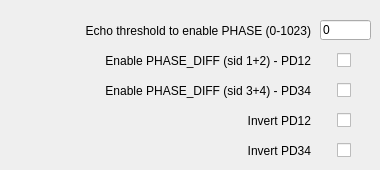
   <widget class="QWidget" name="tab_8">
    <attribute name="title">
     <string>4D ULS</string>
    </attribute>
    <widget class="CustomControls::LineEdit" name="lineEditREADCRC_54">
     <property name="geometry">
      <rect>
       <x>320</x>
       <y>20</y>
       <width>51</width>
       <height>20</height>
      </rect>
     </property>
     <property name="accessibleName">
      <string>VarPHASE_DIFF_THR</string>
     </property>
     <property name="inputMask">
      <string/>
     </property>
     <property name="text">
      <string>0</string>
     </property>
     <property name="readOnly">
      <bool>false</bool>
     </property>
    </widget>
    <widget class="QLabel" name="label_336">
     <property name="geometry">
      <rect>
       <x>20</x>
       <y>20</y>
       <width>291</width>
       <height>21</height>
      </rect>
     </property>
     <property name="text">
      <string>Echo threshold to enable PHASE (0-1023)</string>
     </property>
     <property name="alignment">
      <set>Qt::AlignRight|Qt::AlignTrailing|Qt::AlignVCenter</set>
     </property>
    </widget>
    <widget class="QLabel" name="label_337">
     <property name="geometry">
      <rect>
       <x>20</x>
       <y>50</y>
       <width>291</width>
       <height>21</height>
      </rect>
     </property>
     <property name="text">
      <string>Enable PHASE_DIFF (sid 1+2) - PD12</string>
     </property>
     <property name="alignment">
      <set>Qt::AlignRight|Qt::AlignTrailing|Qt::AlignVCenter</set>
     </property>
    </widget>
    <widget class="QLabel" name="label_338">
     <property name="geometry">
      <rect>
       <x>20</x>
       <y>80</y>
       <width>291</width>
       <height>21</height>
      </rect>
     </property>
     <property name="text">
      <string>Enable PHASE_DIFF (sid 3+4) - PD34</string>
     </property>
     <property name="alignment">
      <set>Qt::AlignRight|Qt::AlignTrailing|Qt::AlignVCenter</set>
     </property>
    </widget>
    <widget class="CustomControls::CheckBox" name="checkBox_63">
     <property name="geometry">
      <rect>
       <x>330</x>
       <y>50</y>
       <width>21</width>
       <height>21</height>
      </rect>
     </property>
     <property name="accessibleName">
      <string>VarPHASE_DIFF_12_ENA</string>
     </property>
     <property name="layoutDirection">
      <enum>Qt::RightToLeft</enum>
     </property>
     <property name="text">
      <string/>
     </property>
    </widget>
    <widget class="CustomControls::CheckBox" name="checkBox_64">
     <property name="geometry">
      <rect>
       <x>330</x>
       <y>80</y>
       <width>21</width>
       <height>21</height>
      </rect>
     </property>
     <property name="accessibleName">
      <string>VarPHASE_DIFF_34_ENA</string>
     </property>
     <property name="layoutDirection">
      <enum>Qt::RightToLeft</enum>
     </property>
     <property name="text">
      <string/>
     </property>
    </widget>
    <widget class="QLabel" name="label_339">
     <property name="geometry">
      <rect>
       <x>20</x>
       <y>110</y>
       <width>291</width>
       <height>21</height>
      </rect>
     </property>
     <property name="text">
      <string>Invert PD12</string>
     </property>
     <property name="alignment">
      <set>Qt::AlignRight|Qt::AlignTrailing|Qt::AlignVCenter</set>
     </property>
    </widget>
    <widget class="QLabel" name="label_340">
     <property name="geometry">
      <rect>
       <x>20</x>
       <y>140</y>
       <width>291</width>
       <height>21</height>
      </rect>
     </property>
     <property name="text">
      <string>Invert PD34</string>
     </property>
     <property name="alignment">
      <set>Qt::AlignRight|Qt::AlignTrailing|Qt::AlignVCenter</set>
     </property>
    </widget>
    <widget class="CustomControls::CheckBox" name="checkBox_65">
     <property name="geometry">
      <rect>
       <x>330</x>
       <y>110</y>
       <width>21</width>
       <height>21</height>
      </rect>
     </property>
     <property name="accessibleName">
      <string>VarPHASE_DIFF_12_INVERT</string>
     </property>
     <property name="layoutDirection">
      <enum>Qt::RightToLeft</enum>
     </property>
     <property name="text">
      <string/>
     </property>
    </widget>
    <widget class="CustomControls::CheckBox" name="checkBox_66">
     <property name="geometry">
      <rect>
       <x>330</x>
       <y>140</y>
       <width>21</width>
       <height>21</height>
      </rect>
     </property>
     <property name="accessibleName">
      <string>VarPHASE_DIFF_34_INVERT</string>
     </property>
     <property name="layoutDirection">
      <enum>Qt::RightToLeft</enum>
     </property>
     <property name="text">
      <string/>
     </property>
    </widget>
   </widget>
